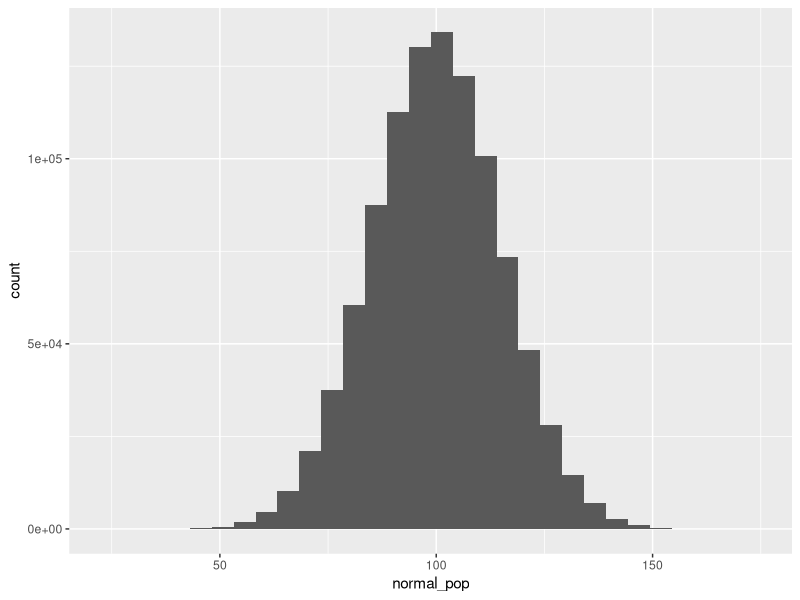
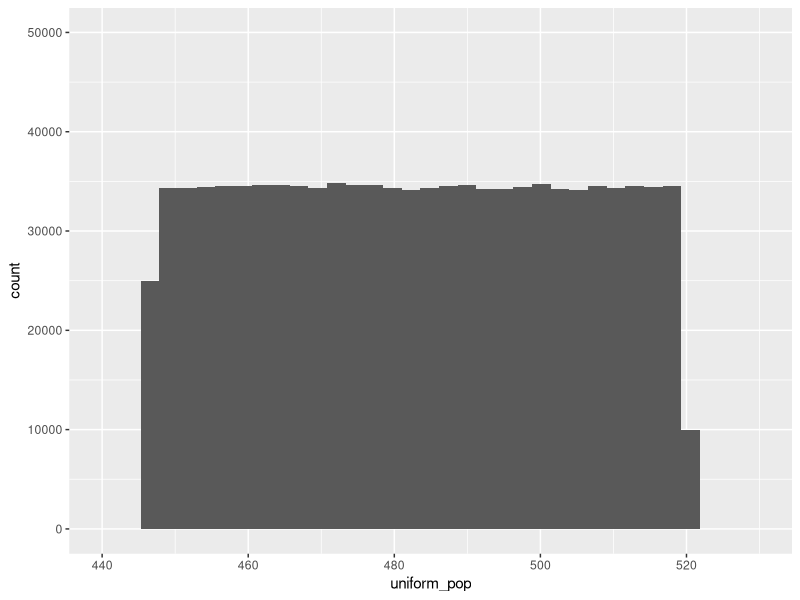
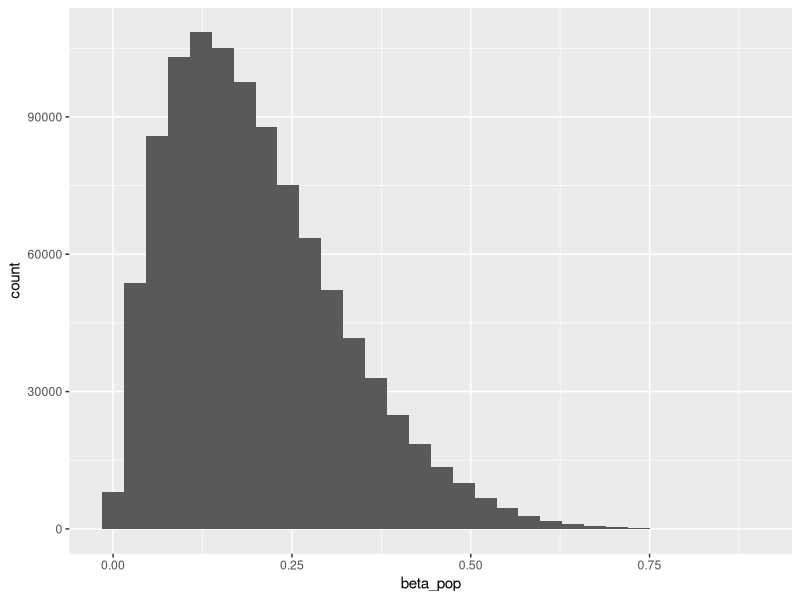
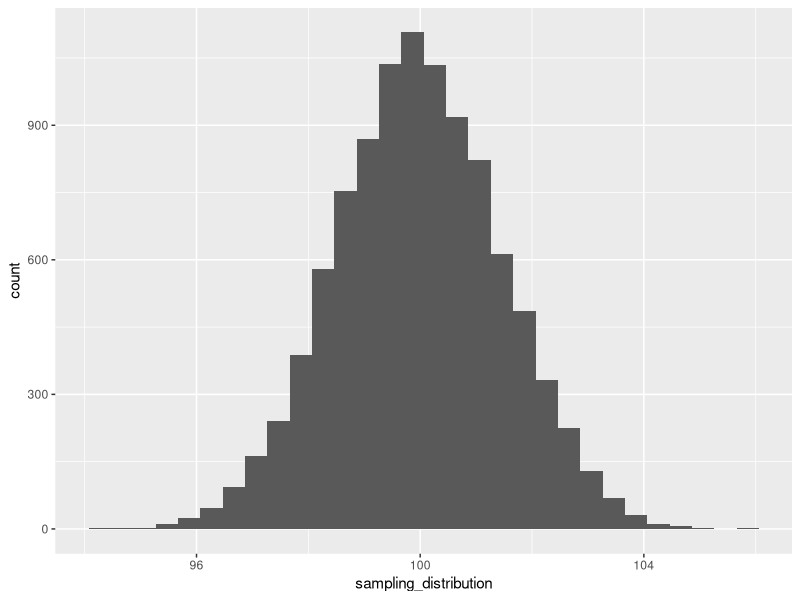
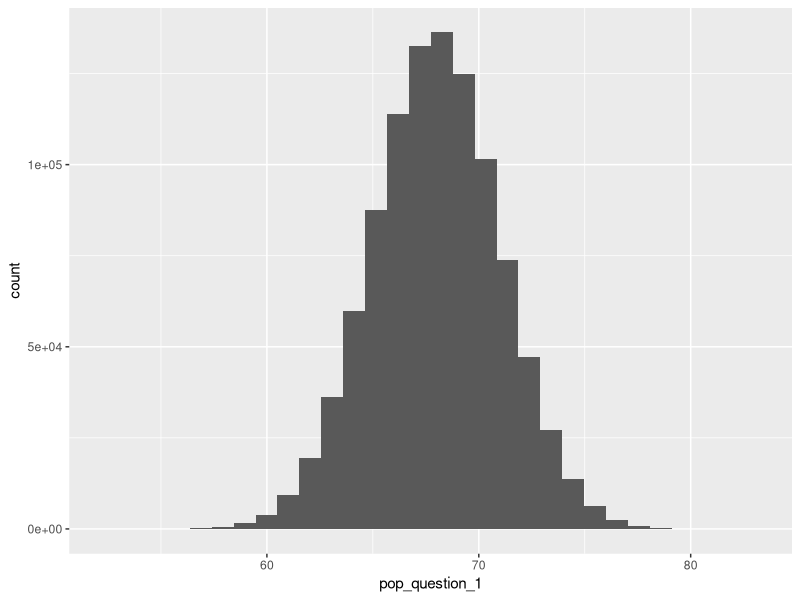
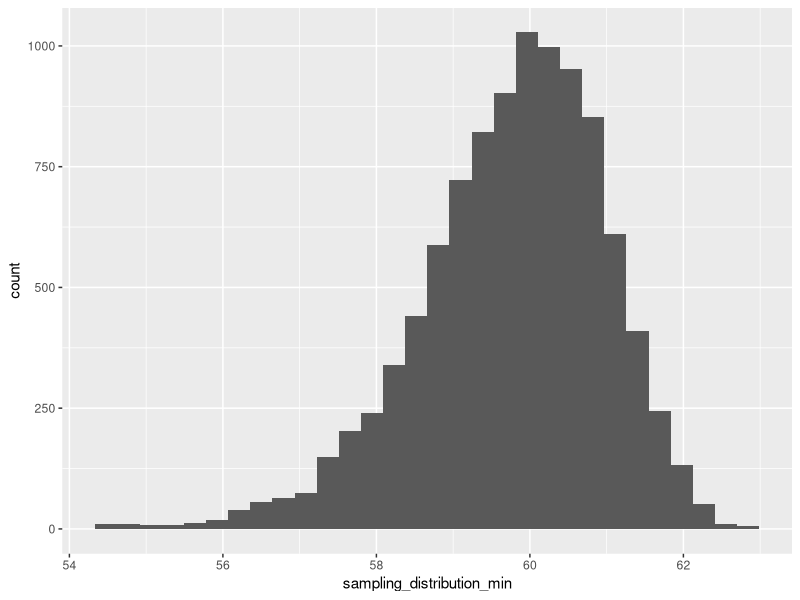

Source code (R) for these figures, in order:
###########################################
### Statistics & Bootstrapping - Part 1 ###
###########################################

library(tidyverse)

###############################
### Statistical Foundations ###
###############################


## Population vs Sample: Population is EVERYTHING. 
#                        Sample is a subset of the population.



## What is a "statistic"? A statistic is a numerical value or measure that 
#                         summarizes some aspect of a sample. (i.e., mean, 
#                         median, sample standard deviation... etc.)


## Sampling Distribution: it's a distribution of a sample statistic based on all 
#                         possible simple random samples of the same size from 
#                         the same population. 



# Standard Error: it's the standard deviation of a sampling distribution. 



############################# 
### Creating a Population ###
#############################

# Normal Distribution: Mean 100, Standard deviation 15. 

N <- 1000000
normal_pop <- rnorm(N, mean = 100, sd = 15)

plot_1 <- data.frame(normal_pop) %>%
  ggplot(aes(normal_pop))+
  geom_histogram()
plot_1

# Uniform: min = 446, max = 520

N <- 1000000
uniform_pop <- runif(N, min = 446, max = 520)

plot_2 <- data.frame(uniform_pop) %>%
  ggplot(aes(uniform_pop))+
  geom_histogram()+
  coord_cartesian(xlim=c(440, 530), ylim=c(0,50000)) 
plot_2

# Beta: shape1 = 2, shape2 = 8.

N <- 1000000
beta_pop <- rbeta(N, shape1 = 2, shape2 = 8)

plot_3 <- data.frame(beta_pop) %>%
  ggplot(aes(beta_pop))+
  geom_histogram()
plot_3


###########################
### Creating One sample ###
###########################

# We randomly sample 100 data points from the population 
# of the normal distribution to create our sample. 

n <- 100
one_sample <- sample(normal_pop, n)
one_sample_mean <- mean(one_sample)
one_sample_mean


####################################################
### Creating a Sampling Distribution of the Mean ###
####################################################

## Sampling Distribution: it's a distribution of a sample statistic based on all 
#                         possible simple random samples of the same size from 
#                         the same population. 

# Creating multiple samples and computing the mean of each sample. 

get_one_sample_mean  <- function(i, population_vector, n) {
  one_sample <- sample(population_vector, n)
  one_sample_mean <- mean(one_sample)
  return(one_sample_mean)
}

# Sampling Distribution of the mean with n = 100.

sampling_distribution <- map_dbl(1:10000, get_one_sample_mean, population_vector= normal_pop, n = 100)


plot_4 <- data.frame(sampling_distribution) %>%
  ggplot(aes(sampling_distribution))+
  geom_histogram()
plot_4

# The standard error is the standard deviation of the sampling distribution. 
st_error <- sd(sampling_distribution) 
st_error


######################################### 
############ Do it yourself! ############
#########################################

#  1. The shoulder heights of 18-year old men are approximately normal 
#     with a mean of 68 inches and a standard deviation of 3 inches. 


# What is the population here? Create a hypothetical population of 
# shoulder heights of 18 year old men. Assume a population of N = 1000000
# Make a plot. 

N <- 1000000
pop_question_1 <- rnorm(N, 68, 3)

question_1 <- data.frame(pop_question_1) %>%
  ggplot(aes(pop_question_1)) +
  geom_histogram()
question_1 

# 2. Collect one sample from the population. Sample size = 200. Compute the 
#    min of this sample

n<-200
sample_one <- sample(pop_question_1, n)
min_sample <-min(sample_one)


# 3. Create a Sampling Distribution of the min, with a sample size of 200.
#    Create a function that randomly selects a sample of size 200 from the population 
#    and computes the min of the sample. Arguments should be a population vector and
#    sample size. The return should be the min of the sample. 
#    Once you build the function, use a the map function to randomly select multiple 
#    samples of size n = 200. Iterate 10000 times. Meaning randomly draw 10000 samples, 
#    each one of size n = 200. 


get_one_sample_min  <- function(i, population_vector, n) {
  one_sample <- sample(population_vector, n)
  one_sample_min <- min(one_sample)
  return(one_sample_min)
}

sampling_distribution_min <- map_dbl(1:10000, get_one_sample_min, population_vector= pop_question_1, n = 200)

# 4. Plot your sampling distribution

question_4 <- data.frame(sampling_distribution_min) %>%
  ggplot(aes(sampling_distribution_min)) +
  geom_histogram()
question_4

# 5. What is the standard error?

sd(sampling_distribution_min) 

# Repeat 1-5 using a Beta distribution for the population:
#            shape1 = 8, shape2 = 2.
#            Create a sampling Distribution for the max with n = 300. 

